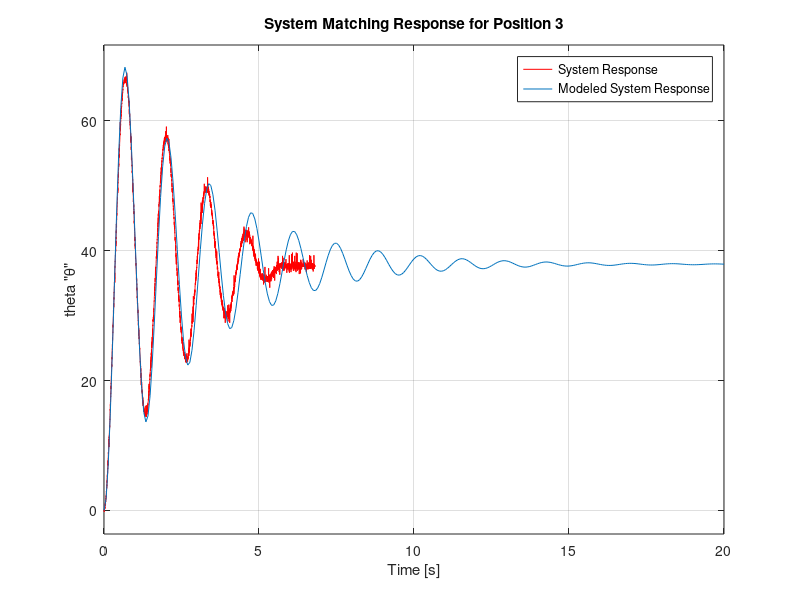

The MATLAB script that drew this image: (Note: this script raises an error after producing the figure.)
% Filtered Position 1 data
clc;clear all;close all;
load('filPos3Data.mat')

pos3_x = filPos3Data(:,1);
pos3_y = filPos3Data(:,2);
figure(1);
plot(pos3_x,pos3_y-pos3_y(1,1),'-r')
hold on
eps = 0.0807 -  0.01;
wn = 4.1367 + 0.5 ;
gain = 815;
sys = tf([gain],[1 2*eps*wn wn^2]);
step(sys)
title('System Matching Response for Position 3')
ylabel('theta "\theta"')
legend('System Response','Modeled System Response')
stepinfo(sys)
